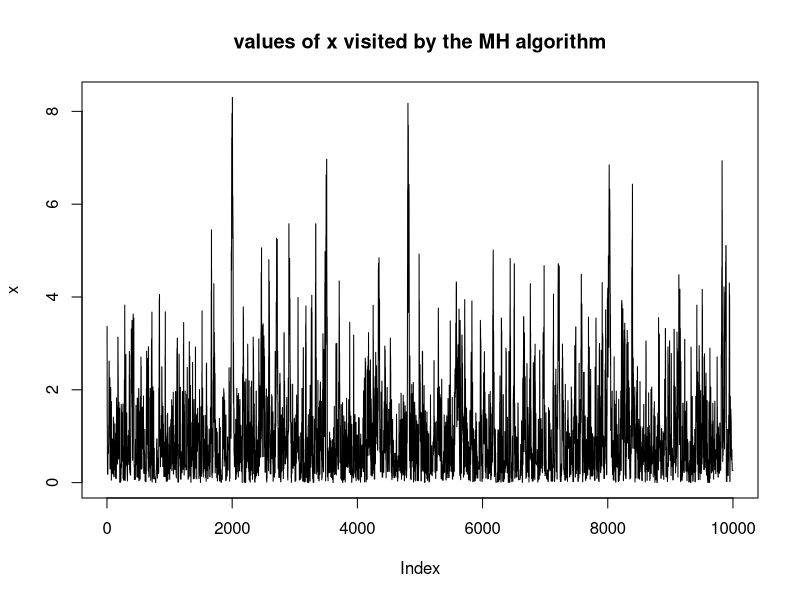
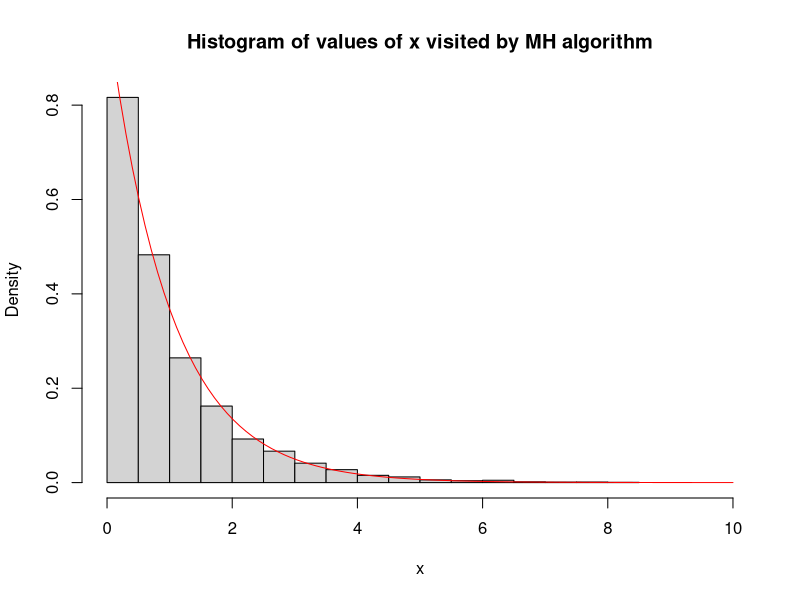

Here is the R script that generated these plots, in order:
## ---- chunk 1
knitr::opts_chunk$set(echo = TRUE)
## ---- chunk 2
target = function(x){
  return(ifelse(x<0,0,exp(-x)))
}
## ---- chunk 3
x = rep(0,10000)
x[1] = 3     #initialize; I've set arbitrarily set this to 3
for(i in 2:10000){
  current_x = x[i-1]
  proposed_x = current_x + rnorm(1,mean=0,sd=1)
  A = target(proposed_x)/target(current_x) 
  if(runif(1)<A){
    x[i] = proposed_x       # accept move with probabily min(1,A)
  } else {
    x[i] = current_x        # otherwise "reject" move, and stay where we are
  }
}
## ---- chunk 4
plot(x,main="values of x visited by the MH algorithm", type = 'l')
## ---- chunk 5
hist(x,xlim=c(0,10),probability = TRUE, main="Histogram of values of x visited by MH algorithm")
xx = seq(0,10,length=100)
lines(xx,target(xx),col="red")
